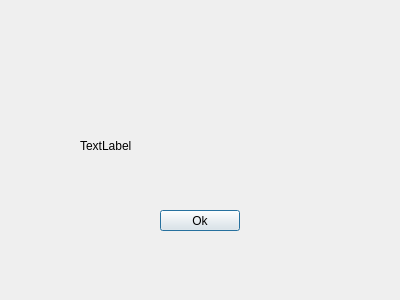
<?xml version="1.0" encoding="UTF-8"?>
<ui version="4.0">
 <class>GameEndedWindow</class>
 <widget class="QDialog" name="GameEndedWindow">
  <property name="geometry">
   <rect>
    <x>0</x>
    <y>0</y>
    <width>400</width>
    <height>300</height>
   </rect>
  </property>
  <property name="windowTitle">
   <string>Dialog</string>
  </property>
  <widget class="QLabel" name="gameEndReason">
   <property name="geometry">
    <rect>
     <x>80</x>
     <y>90</y>
     <width>231</width>
     <height>111</height>
    </rect>
   </property>
   <property name="text">
    <string>TextLabel</string>
   </property>
  </widget>
  <widget class="QPushButton" name="pushButton">
   <property name="geometry">
    <rect>
     <x>160</x>
     <y>210</y>
     <width>80</width>
     <height>21</height>
    </rect>
   </property>
   <property name="text">
    <string>Ok</string>
   </property>
  </widget>
 </widget>
 <resources/>
 <connections/>
</ui>
